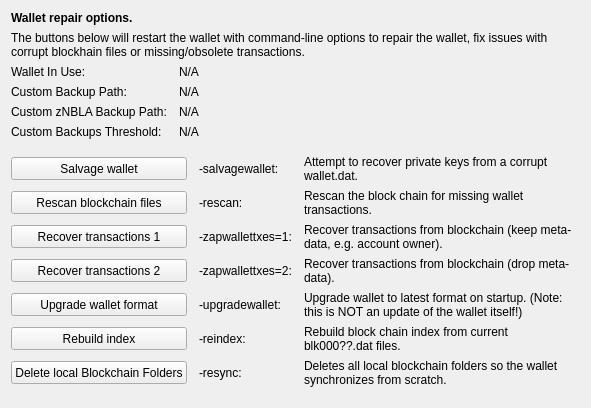
     <widget class="QWidget" name="tab_repair">
      <attribute name="title">
       <string>&amp;Wallet Repair</string>
      </attribute>
      <layout class="QGridLayout" name="gridLayout_4" columnstretch="0,0,0,0">
       <property name="horizontalSpacing">
        <number>12</number>
       </property>
       <item row="0" column="0" colspan="4">
        <widget class="QLabel" name="label_repair_header">
         <property name="font">
          <font>
           <weight>75</weight>
           <bold>true</bold>
          </font>
         </property>
         <property name="text">
          <string>Wallet repair options.</string>
         </property>
        </widget>
       </item>
       <item row="1" column="0" colspan="4">
        <widget class="QLabel" name="label_repair_helptext">
         <property name="font">
          <font>
           <weight>50</weight>
           <bold>false</bold>
          </font>
         </property>
         <property name="text">
          <string>The buttons below will restart the wallet with command-line options to repair the wallet, fix issues with corrupt blockhain files or missing/obsolete transactions.</string>
         </property>
         <property name="wordWrap">
          <bool>true</bool>
         </property>
        </widget>
       </item>
       <item row="2" column="0">
        <widget class="QLabel" name="wallet_path_label">
         <property name="text">
          <string>Wallet In Use:</string>
         </property>
        </widget>
       </item>
       <item row="2" column="1" colspan="3">
        <widget class="QLabel" name="wallet_path">
         <property name="cursor">
          <cursorShape>IBeamCursor</cursorShape>
         </property>
         <property name="text">
          <string>N/A</string>
         </property>
         <property name="textFormat">
          <enum>Qt::PlainText</enum>
         </property>
         <property name="textInteractionFlags">
          <set>Qt::LinksAccessibleByMouse|Qt::TextSelectableByKeyboard|Qt::TextSelectableByMouse</set>
         </property>
        </widget>
       </item>
       <item row="3" column="0">
        <widget class="QLabel" name="wallet_custombackuppath_label">
         <property name="visible">
          <bool>false</bool>
         </property>
         <property name="text">
          <string>Custom Backup Path:</string>
         </property>
        </widget>
       </item>
       <item row="3" column="1" colspan="3">
        <widget class="QLabel" name="wallet_custombackuppath">
         <property name="cursor">
          <cursorShape>IBeamCursor</cursorShape>
         </property>
         <property name="visible">
          <bool>false</bool>
         </property>
         <property name="text">
          <string>N/A</string>
         </property>
         <property name="textFormat">
          <enum>Qt::PlainText</enum>
         </property>
         <property name="textInteractionFlags">
          <set>Qt::LinksAccessibleByMouse|Qt::TextSelectableByKeyboard|Qt::TextSelectableByMouse</set>
         </property>
        </widget>
       </item>
       <item row="4" column="0">
        <widget class="QLabel" name="wallet_customznblabackuppath_label">
         <property name="visible">
          <bool>false</bool>
         </property>
         <property name="text">
          <string>Custom zNBLA Backup Path:</string>
         </property>
        </widget>
       </item>
       <item row="4" column="1" colspan="3">
        <widget class="QLabel" name="wallet_customznblabackuppath">
         <property name="cursor">
          <cursorShape>IBeamCursor</cursorShape>
         </property>
         <property name="visible">
          <bool>false</bool>
         </property>
         <property name="text">
          <string>N/A</string>
         </property>
         <property name="textFormat">
          <enum>Qt::PlainText</enum>
         </property>
         <property name="textInteractionFlags">
          <set>Qt::LinksAccessibleByMouse|Qt::TextSelectableByKeyboard|Qt::TextSelectableByMouse</set>
         </property>
        </widget>
       </item>
       <item row="5" column="0">
        <widget class="QLabel" name="wallet_custombackupthreshold_label">
         <property name="visible">
          <bool>false</bool>
         </property>
         <property name="text">
          <string>Custom Backups Threshold:</string>
         </property>
        </widget>
       </item>
       <item row="5" column="1" colspan="3">
        <widget class="QLabel" name="wallet_custombackupthreshold">
         <property name="cursor">
          <cursorShape>IBeamCursor</cursorShape>
         </property>
         <property name="visible">
          <bool>false</bool>
         </property>
         <property name="text">
          <string>N/A</string>
         </property>
         <property name="textFormat">
          <enum>Qt::PlainText</enum>
         </property>
         <property name="textInteractionFlags">
          <set>Qt::LinksAccessibleByMouse|Qt::TextSelectableByKeyboard|Qt::TextSelectableByMouse</set>
         </property>
        </widget>
       </item>
       <item row="6" column="0">
        <spacer name="verticalSpacer_repair1">
         <property name="orientation">
          <enum>Qt::Vertical</enum>
         </property>
         <property name="sizeHint" stdset="0">
          <size>
           <width>10</width>
           <height>10</height>
          </size>
         </property>
        </spacer>
       </item>
       <item row="7" column="0" colspan="2">
        <widget class="QPushButton" name="btn_salvagewallet">
         <property name="minimumSize">
          <size>
           <width>100</width>
           <height>23</height>
          </size>
         </property>
         <property name="text">
          <string>Salvage wallet</string>
         </property>
        </widget>
       </item>
       <item row="7" column="2">
        <widget class="QLabel" name="label_repair_salvage_command">
         <property name="text">
          <string notr="true">-salvagewallet:</string>
         </property>
        </widget>
       </item>
       <item row="7" column="3">
        <widget class="QLabel" name="label_repair_salvage">
         <property name="text">
          <string>Attempt to recover private keys from a corrupt wallet.dat.</string>
         </property>
         <property name="wordWrap">
          <bool>true</bool>
         </property>
        </widget>
       </item>
       <item row="8" column="0" colspan="2">
        <widget class="QPushButton" name="btn_rescan">
         <property name="minimumSize">
          <size>
           <width>100</width>
           <height>23</height>
          </size>
         </property>
         <property name="text">
          <string>Rescan blockchain files</string>
         </property>
        </widget>
       </item>
       <item row="8" column="2">
        <widget class="QLabel" name="label_repair_rescan_command">
         <property name="text">
          <string notr="true">-rescan:</string>
         </property>
        </widget>
       </item>
       <item row="8" column="3">
        <widget class="QLabel" name="label_repair_rescan">
         <property name="text">
          <string>Rescan the block chain for missing wallet transactions.</string>
         </property>
         <property name="wordWrap">
          <bool>true</bool>
         </property>
        </widget>
       </item>
       <item row="9" column="0" colspan="2">
        <widget class="QPushButton" name="btn_zapwallettxes1">
         <property name="minimumSize">
          <size>
           <width>100</width>
           <height>23</height>
          </size>
         </property>
         <property name="text">
          <string>Recover transactions 1</string>
         </property>
        </widget>
       </item>
       <item row="9" column="2">
        <widget class="QLabel" name="label_repair_zap1_command">
         <property name="text">
          <string notr="true">-zapwallettxes=1:</string>
         </property>
        </widget>
       </item>
       <item row="9" column="3">
        <widget class="QLabel" name="label_repair_zap1">
         <property name="text">
          <string>Recover transactions from blockchain (keep meta-data, e.g. account owner).</string>
         </property>
         <property name="wordWrap">
          <bool>true</bool>
         </property>
        </widget>
       </item>
       <item row="10" column="0" colspan="2">
        <widget class="QPushButton" name="btn_zapwallettxes2">
         <property name="minimumSize">
          <size>
           <width>100</width>
           <height>23</height>
          </size>
         </property>
         <property name="text">
          <string>Recover transactions 2</string>
         </property>
        </widget>
       </item>
       <item row="10" column="2">
        <widget class="QLabel" name="label_repair_zap2_command">
         <property name="text">
          <string notr="true">-zapwallettxes=2:</string>
         </property>
        </widget>
       </item>
       <item row="10" column="3">
        <widget class="QLabel" name="label_repair_zap2">
         <property name="text">
          <string>Recover transactions from blockchain (drop meta-data).</string>
         </property>
         <property name="wordWrap">
          <bool>true</bool>
         </property>
        </widget>
       </item>
       <item row="11" column="0" colspan="2">
        <widget class="QPushButton" name="btn_upgradewallet">
         <property name="minimumSize">
          <size>
           <width>100</width>
           <height>23</height>
          </size>
         </property>
         <property name="text">
          <string>Upgrade wallet format</string>
         </property>
        </widget>
       </item>
       <item row="11" column="2">
        <widget class="QLabel" name="label_repair_upgrade_command">
         <property name="text">
          <string notr="true">-upgradewallet:</string>
         </property>
        </widget>
       </item>
       <item row="11" column="3">
        <widget class="QLabel" name="label_repair_upgrade">
         <property name="text">
          <string>Upgrade wallet to latest format on startup. (Note: this is NOT an update of the wallet itself!)</string>
         </property>
         <property name="wordWrap">
          <bool>true</bool>
         </property>
        </widget>
       </item>
       <item row="12" column="0" colspan="2">
        <widget class="QPushButton" name="btn_reindex">
         <property name="minimumSize">
          <size>
           <width>100</width>
           <height>23</height>
          </size>
         </property>
         <property name="text">
          <string>Rebuild index</string>
         </property>
        </widget>
       </item>
       <item row="12" column="2">
        <widget class="QLabel" name="label_repair_reindex_command">
         <property name="text">
          <string notr="true">-reindex:</string>
         </property>
        </widget>
       </item>
       <item row="12" column="3">
        <widget class="QLabel" name="label_repair_reindex">
         <property name="text">
          <string>Rebuild block chain index from current blk000??.dat files.</string>
         </property>
         <property name="wordWrap">
          <bool>true</bool>
         </property>
        </widget>
       </item>
       <item row="13" column="0" colspan="2">
        <widget class="QPushButton" name="btn_resync">
         <property name="minimumSize">
          <size>
           <width>100</width>
           <height>23</height>
          </size>
         </property>
         <property name="text">
          <string>Delete local Blockchain Folders</string>
         </property>
        </widget>
       </item>
       <item row="13" column="2">
        <widget class="QLabel" name="label_repair_resync_command">
         <property name="text">
          <string>-resync:</string>
         </property>
        </widget>
       </item>
       <item row="13" column="3">
        <widget class="QLabel" name="label_repair_resync">
         <property name="text">
          <string>Deletes all local blockchain folders so the wallet synchronizes from scratch.</string>
         </property>
         <property name="wordWrap">
          <bool>true</bool>
         </property>
        </widget>
       </item>
       <item row="14" column="0">
        <spacer name="verticalSpacer_repair2">
         <property name="orientation">
          <enum>Qt::Vertical</enum>
         </property>
         <property name="sizeHint" stdset="0">
          <size>
           <width>20</width>
           <height>10</height>
          </size>
         </property>
        </spacer>
       </item>
      </layout>
     </widget>
